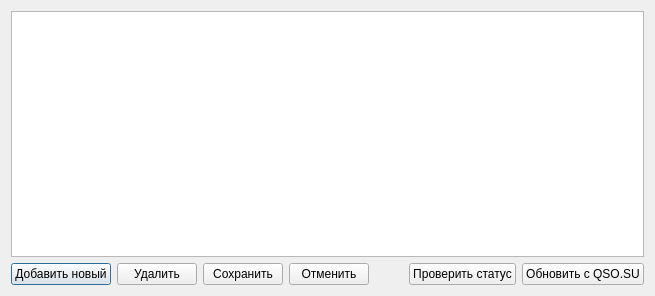
<?xml version="1.0" encoding="UTF-8"?>
<ui version="4.0">
 <class>Callsigns</class>
 <widget class="QDialog" name="Callsigns">
  <property name="geometry">
   <rect>
    <x>0</x>
    <y>0</y>
    <width>655</width>
    <height>296</height>
   </rect>
  </property>
  <property name="windowTitle">
   <string>Dialog</string>
  </property>
  <layout class="QVBoxLayout" name="verticalLayout">
   <item>
    <widget class="QTableView" name="callTable"/>
   </item>
   <item>
    <layout class="QHBoxLayout" name="horizontalLayout">
     <item>
      <widget class="QPushButton" name="addButton">
       <property name="text">
        <string>Добавить новый</string>
       </property>
      </widget>
     </item>
     <item>
      <widget class="QPushButton" name="removeButton">
       <property name="text">
        <string>Удалить</string>
       </property>
      </widget>
     </item>
     <item>
      <widget class="QPushButton" name="saveButton">
       <property name="text">
        <string>Сохранить</string>
       </property>
      </widget>
     </item>
     <item>
      <widget class="QPushButton" name="cancelButton">
       <property name="text">
        <string>Отменить</string>
       </property>
      </widget>
     </item>
     <item>
      <spacer name="horizontalSpacer">
       <property name="orientation">
        <enum>Qt::Orientation::Horizontal</enum>
       </property>
       <property name="sizeHint" stdset="0">
        <size>
         <width>40</width>
         <height>20</height>
        </size>
       </property>
      </spacer>
     </item>
     <item>
      <widget class="QPushButton" name="checkCallsignBtn">
       <property name="text">
        <string>Проверить статус</string>
       </property>
      </widget>
     </item>
     <item>
      <widget class="QPushButton" name="updateFromQsosu">
       <property name="text">
        <string>Обновить с QSO.SU</string>
       </property>
      </widget>
     </item>
    </layout>
   </item>
  </layout>
 </widget>
 <resources/>
 <connections/>
</ui>
